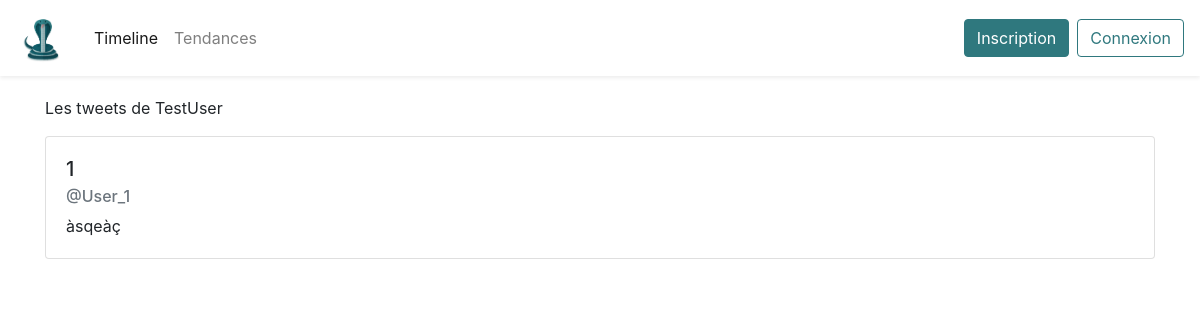
/timeline/TestUser, run on an earlier commit of the app's database.
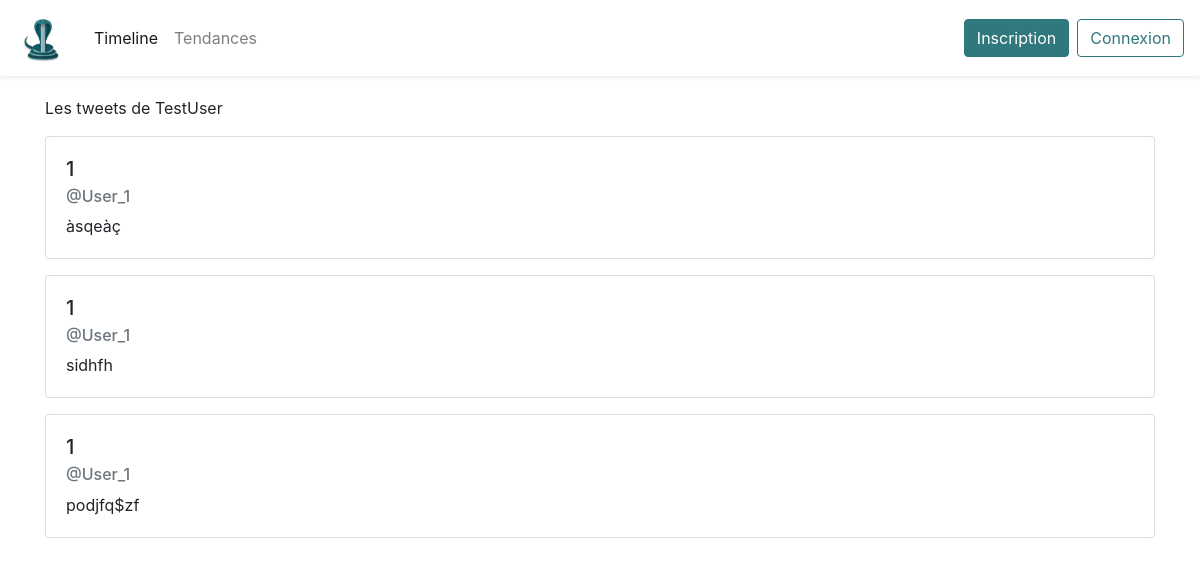
And on a later commit of the database.
### app/models.py (models this page shows, shortened)
class User(UserMixin, db.Model):
    id = db.Column(db.Integer, primary_key=True)
    username = db.Column(db.String(64), index=True, unique=True)
    email = db.Column(db.String(120), index=True, unique=True)
    firstname = db.Column(db.String(120), index=True, unique=False)
    lastname = db.Column(db.String(120), index=True, unique=False)
    password_hash = db.Column(db.String(128))

class Tweet(db.Model):
    id = db.Column(db.Integer, primary_key=True)
    message = db.Column(db.String(255))
    timestamp = db.Column(db.DateTime, index=True, default=datetime.utcnow)
    user_id = db.Column(db.Integer, db.ForeignKey('user.id'))

### app/routes.py (the view)
@app.route('/timeline/<username>', methods=['GET', 'POST'])
def all_tweets_user(username):
    user = User.query.filter_by(username=username).first()
    tweets_list = Tweet.query.filter_by(user_id=user.id).all()
    return render_template('allTweetsUser.html', user=user, tweets_list=tweets_list)

### app/__init__.py (called while the page is built)
@app.after_request
def add_header(response):
    response.cache_control.max_age = 300
    return response

### app/templates/allTweetsUser.html
{% extends "layout.html" %}
{% block content %}
<div id="timeline">
    <p>Les tweets de {{user.username}}</p>
        {% for tweet in tweets_list %}
        <div id="tweet-{{ loop.index }}" class="mb-3">
            <div class="card">
                <div class="card-body">
                    <h5 class="card-title">{{ tweet.user_id }}</h5>
                    <h6 class="card-subtitle mb-2 text-muted">@User_{{ tweet.user_id }}</h6>
                    <p class="card-text">{{ tweet.message }}</p>
                </div>
            </div>
        </div>
        {% endfor %}
</div>
{% endblock %}

### app/templates/layout.html (shortened to what this page needs)
<!doctype html>
<html>
<head>
    {% block head %}
    <link href="https://stackpath.bootstrapcdn.com/bootstrap/4.3.1/css/bootstrap.min.css" rel="stylesheet"
>
    <link rel="stylesheet" href="{{ url_for('static', filename='style.css') }}">
    {% endblock %}
</head>
<body>
    <nav class="navbar navbar-expand-lg fixed-top navbar-light bg-white shadow-sm">
        <a class="navbar-brand" href="{{ url_for('home') }}"><img src="{{ url_for('static', filename='img/logo.png') }}"
                height="50" /></a>
        <div class="collapse navbar-collapse" id="navbarSupportedContent">
            <ul class="navbar-nav mr-auto">
                <li class="nav-item active">
                    <a class="nav-link" href="{{ url_for('home') }}">Timeline<span class="sr-only">(current)</span></a>
                </li>
                <li class="nav-item">
                    <a class="nav-link" href="/trending">Tendances</a>
                </li>
            </ul>
            <ul class="navbar-nav my-2 my-lg-0">
                {% if current_user.is_authenticated %}
                <li class="nav-item">
                    <a class="btn btn-outline-success" href="{{ url_for('profile') }}" tabindex="-1"
                        aria-disabled="true">Profil</a>
                </li>
                <li class="nav-item ml-2">
                    <a class="btn btn-danger" href="{{ url_for('logout') }}" tabindex="-1"
                        aria-disabled="true">Déconnexion</a>
                </li>
                {% else %}
                <li class="nav-item">
                    <a class="btn btn-success" href="{{ url_for('register') }}" tabindex="-1"
                        aria-disabled="true">Inscription</a>
                </li>
                <li class="nav-item ml-2">
                    <a class="btn btn-outline-success" href="{{ url_for('auth') }}" tabindex="-1"
                        aria-disabled="true">Connexion</a>
                </li>
                {% endif %}
            </ul>
        </div>
    </nav>
    <div id="content" class="mt-5 py-5">
        <div class="container">
            {% block content %}{% endblock %}
        </div>
    </div>
</body>
</html>

### app/static/style.css (style rules this page uses)
.btn-success { background-color:#2F787E; border-color: #2F787E; box-shadow: none !important; }
.btn-outline-success { border-color: #2F787E; color: #2F787E; box-shadow: none !important; }

What changed in the data, as far as the page shows it:
added Tweet: user_id "1", message "sidhfh"
added Tweet: user_id "1", message "podjfq$zf"
